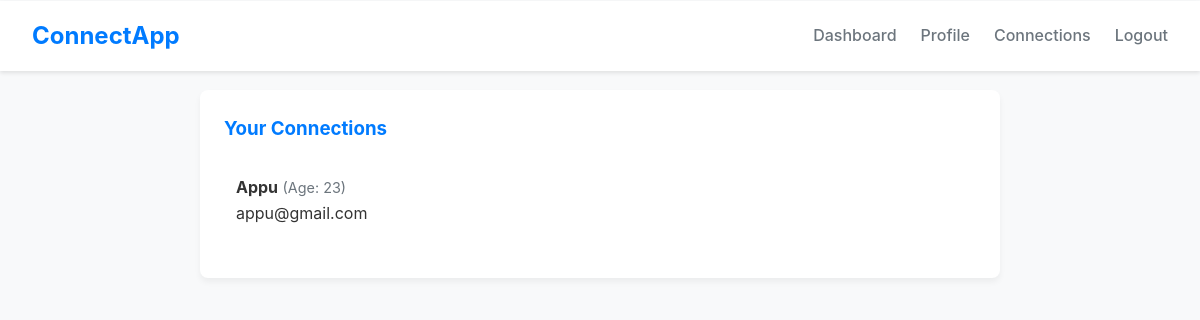
The page /connections (signed in) on the database as committed earlier.
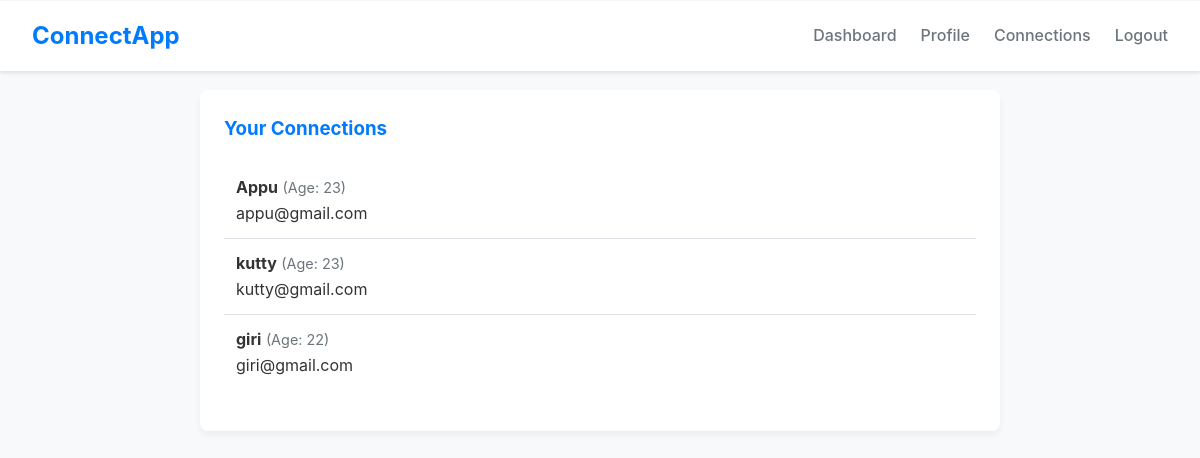
The same page on the database as committed later.
### connectapp/models.py (models this page shows, shortened)
class User(UserMixin, db.Model):
    id = db.Column(db.Integer, primary_key=True)
    name = db.Column(db.String(100), nullable=False)
    age = db.Column(db.Integer, nullable=False)
    email = db.Column(db.String(100), unique=True, nullable=False)
    password_hash = db.Column(db.String(128))
    referral_code = db.Column(db.String(8), unique=True, nullable=False)
    profile_pic = db.Column(db.String(200), default='default.jpg')
    score = db.Column(db.Integer, default=0)
    tasks = db.relationship('DailyTask', backref='user', lazy=True)
    friends = db.relationship('User',
                             secondary=connections,
                             primaryjoin=(connections.c.user_id == id),
                             secondaryjoin=(connections.c.friend_id == id),
                             backref=db.backref('followers', lazy='dynamic'),
                             lazy='dynamic')

### connectapp/routes/profile_routes.py (the view)
@profile_bp.route('/connections')
@login_required
def connections():
    friends = current_user.friends.all()
    return render_template('connections.html', friends=friends)

### connectapp/__init__.py (called while the page is built)
def create_app():
    project_root = os.path.abspath(os.path.join(os.path.dirname(__file__), '..'))
    app = Flask(
        __name__,
        template_folder=os.path.join(project_root, 'connectapp', 'templates'), # Explicitly set template folder path
        static_folder=os.path.join(project_root, 'static') # Explicitly set static folder path
    )
    app.config.from_object(Config)
    db.init_app(app)
    login_manager.init_app(app)
    @login_manager.user_loader
    def load_user(user_id):
        return User.query.get(int(user_id))
    with app.app_context():
        db.create_all()  # Create database tables
    app.register_blueprint(auth_bp, url_prefix='/')
    app.register_blueprint(dashboard_bp, url_prefix='/')
    app.register_blueprint(profile_bp, url_prefix='/')
    return app

### connectapp/templates/connections.html (shortened to what this page needs)
{% extends 'base.html' %}
{% block content %}
<div class="card">
  <h3>Your Connections</h3>
  {% if friends %}
    <ul class="connections-list">
    {% for friend in friends %}
      <li>
        <span class="friend-name">{{ friend.name }}</span>
        <span class="friend-age">(Age: {{ friend.age }})</span><br>
        <span class="friend-email">{{ friend.email }}</span>
      </li>
    {% endfor %}
    </ul>
  {% else %}
    <p>You have no connections yet.</p>
  {% endif %}
</div>
{% endblock %}

Rows that differ between the two databases and show on the page:
now on this page (row edited): User: name "kutty", age "23", email "kutty@gmail.com"
added User: name "giri", age "22", email "giri@gmail.com"
